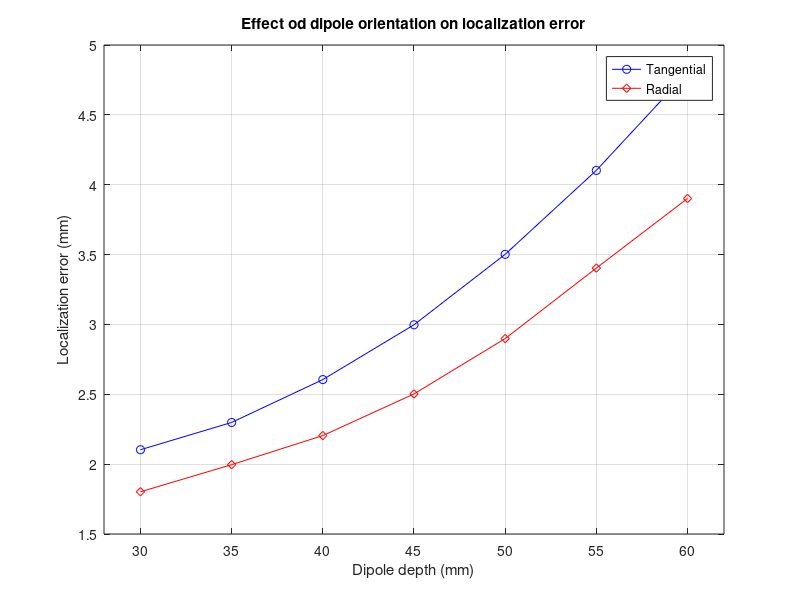

Here is the MATLAB script that generated this plot:
clear all
close all
clc
format longeng
depth=[30 35 40 45 50 55 60];
error_tangential=[2.1031 2.2985 2.6052 2.9974 3.5018 4.1026 4.8053];
error_radial=[1.8021 1.9963 2.2044 2.5026 2.8987 3.4034 3.9015];
plot(depth,error_tangential,'b-o')
hold on
plot(depth,error_radial,'r-d')
xlabel('Dipole depth (mm)')
ylabel('Localization error (mm)')
legend('Tangential','Radial')
title('Effect od dipole orientation on localization error')
grid on
axis([28 62 1.5 5])
